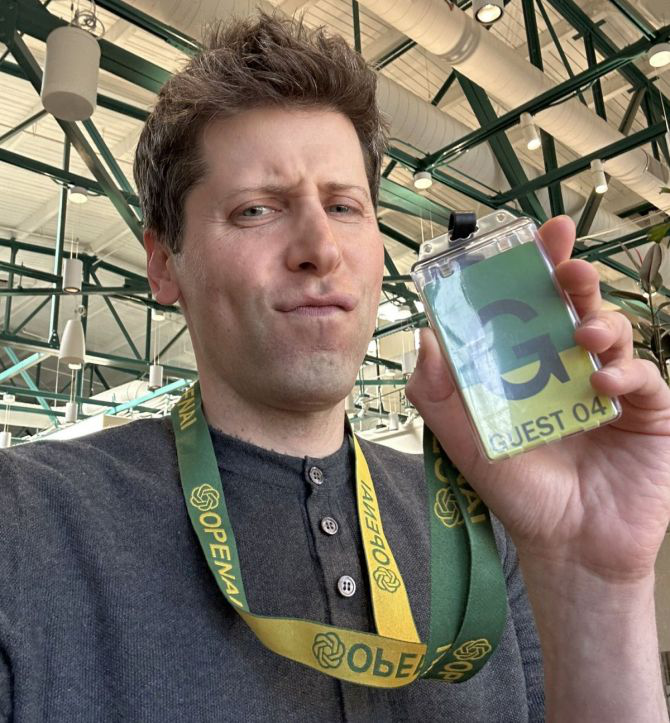
#> input picture game_demo/sama.png, 670 x 723 px
$ python face.py
#> lines starting #> are read from the running program, lines starting #| are printed output that depends on the picture
import cv2
import numpy as np

# Load the image
image_path = 'sama.png'  # Make sure to replace this with your image's path
image = cv2.imread(image_path)
#> image is the input picture: shape (723, 670, 3); mean B, G, R 101.7, 114.3, 123.5

# Load a pre-trained face detection model
face_cascade = cv2.CascadeClassifier(cv2.data.haarcascades + 'haarcascade_frontalface_default.xml')

# Convert the image to grayscale (necessary for face detection)
gray = cv2.cvtColor(image, cv2.COLOR_BGR2GRAY)
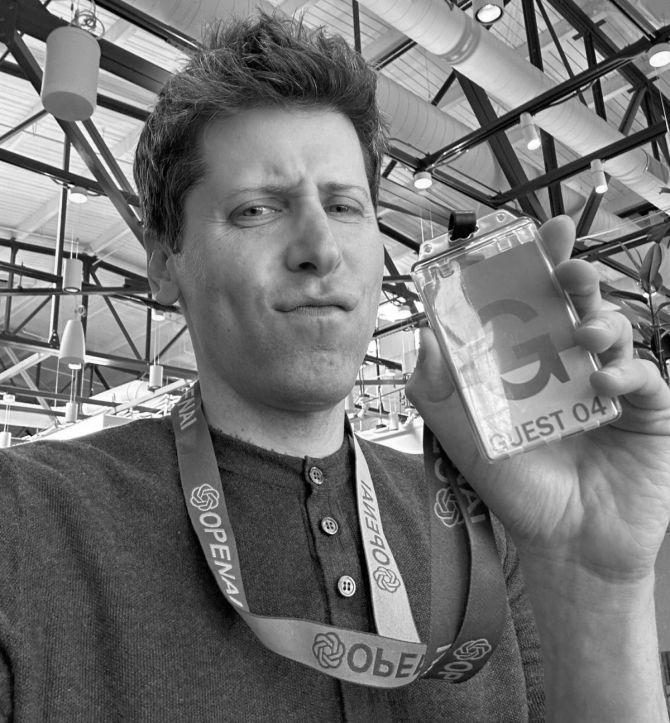
#> gray: shape (723, 670); min 0, max 255, mean 115.6

# Detect faces in the image
faces = face_cascade.detectMultiScale(gray, 1.1, 4)
#> faces = [[189, 115, 234, 234]]

# Crop the first detected face (if multiple faces are present, it takes the first one)
for (x, y, w, h) in faces:
    face = image[y:y+h, x:x+w]
    break  # Only take the first detected face for simplicity
#> this loop made 1 pass
#> pass 1, `face = image[y:y+h, x:x+w]`:
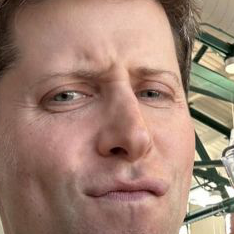
#> face: shape (234, 234, 3); mean B, G, R 114, 129.1, 160

# Save the cropped face
cv2.imwrite('sama_face.png', face)

print("Cropped face saved as 'sama_face.png'")

$ run again, with game_demo/sf_map.jpeg saved as game_demo/sama.png
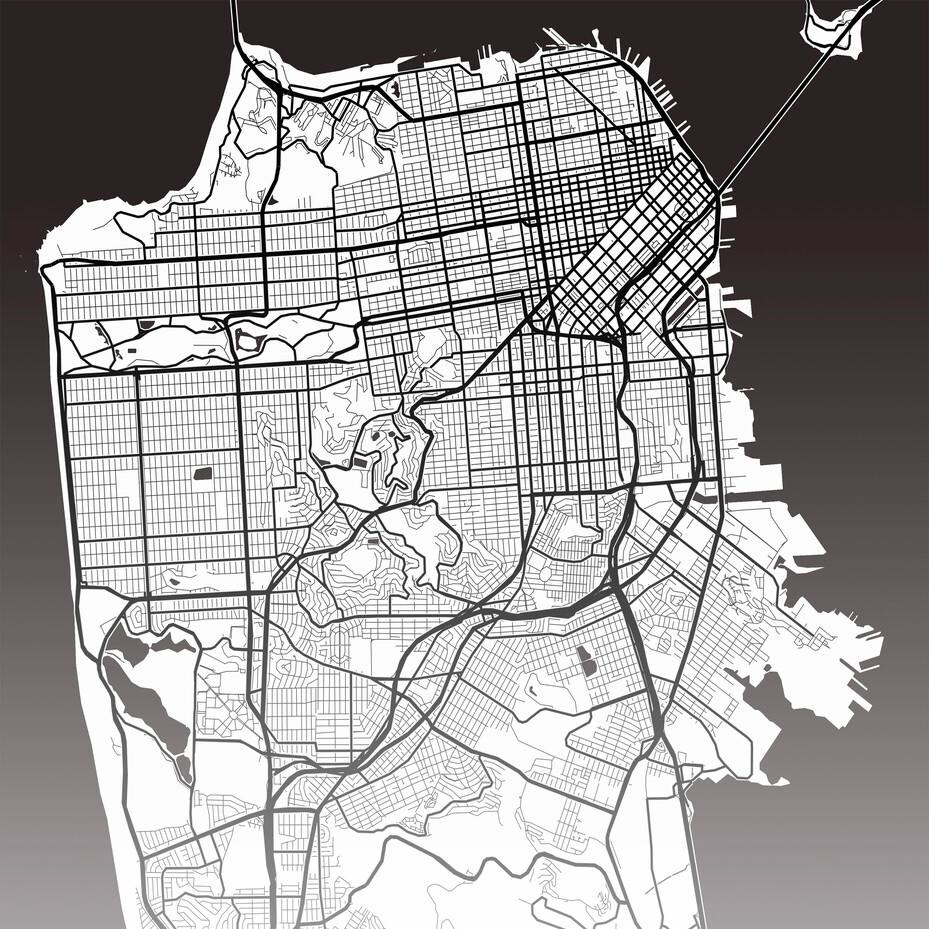
#> input picture game_demo/sf_map.jpeg, 929 x 929 px
#> image is the input picture: shape (929, 929, 3); mean B, G, R 156.1, 156, 158.2
#> faces = [[118, 416, 142, 142]]
#> the loop `for (x, y, w, h) in faces:` made 1 pass
#> pass 1, `face = image[y:y+h, x:x+w]`:
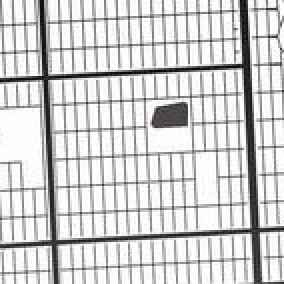
#> face: shape (142, 142, 3) (shown 2 times larger); mean B, G, R 207, 207.1, 207.1
